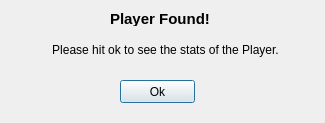
<?xml version="1.0" encoding="UTF-8"?>
<ui version="4.0">
 <class>PlayerFound</class>
 <widget class="QDialog" name="PlayerFound">
  <property name="geometry">
   <rect>
    <x>0</x>
    <y>0</y>
    <width>325</width>
    <height>123</height>
   </rect>
  </property>
  <property name="windowTitle">
   <string>Dialog</string>
  </property>
  <widget class="QLabel" name="label">
   <property name="geometry">
    <rect>
     <x>110</x>
     <y>10</y>
     <width>111</width>
     <height>16</height>
    </rect>
   </property>
   <property name="text">
    <string>&lt;html&gt;&lt;head/&gt;&lt;body&gt;&lt;p&gt;&lt;span style=&quot; font-size:11pt; font-weight:600;&quot;&gt;Player Found!&lt;/span&gt;&lt;/p&gt;&lt;/body&gt;&lt;/html&gt;</string>
   </property>
  </widget>
  <widget class="QLabel" name="label_2">
   <property name="geometry">
    <rect>
     <x>50</x>
     <y>40</y>
     <width>231</width>
     <height>20</height>
    </rect>
   </property>
   <property name="text">
    <string>&lt;html&gt;&lt;head/&gt;&lt;body&gt;&lt;p align=&quot;center&quot;&gt;Please hit ok to see the stats of the Player.&lt;/p&gt;&lt;/body&gt;&lt;/html&gt;</string>
   </property>
  </widget>
  <widget class="QPushButton" name="pushButton">
   <property name="geometry">
    <rect>
     <x>120</x>
     <y>80</y>
     <width>75</width>
     <height>23</height>
    </rect>
   </property>
   <property name="text">
    <string>Ok</string>
   </property>
  </widget>
 </widget>
 <resources/>
 <connections/>
</ui>
